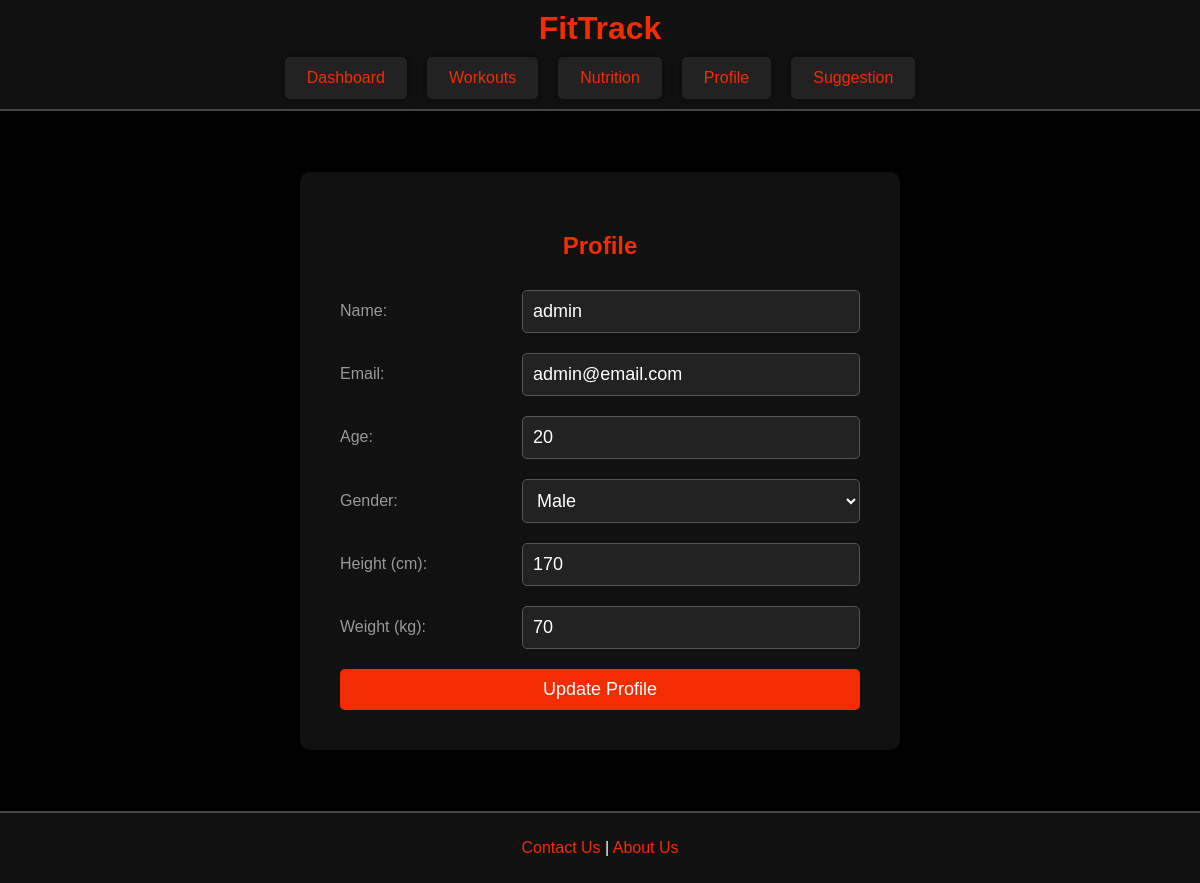
The app's page /profile.php (signed in) with its own data.
### tables this page shows
CREATE TABLE `personal_details` (
  `id` int(11) NOT NULL,
  `user_id` int(11) NOT NULL,
  `height` float DEFAULT NULL,
  `weight` float DEFAULT NULL,
  `age` int(11) DEFAULT NULL,
  `gender` enum('Male','Female','Other') DEFAULT NULL
);

CREATE TABLE `users` (
  `id` int(11) NOT NULL,
  `name` varchar(255) NOT NULL,
  `email` varchar(255) NOT NULL,
  `username` varchar(255) NOT NULL,
  `password` varchar(255) NOT NULL,
  `goal` enum('weight_loss','muscle_gain','maintenance') DEFAULT 'maintenance'
);

### profile.php (the view, shortened to what this page needs)
<?php
require 'db.php';
$user_id = $_SESSION['user_id'];
$sql = "
    SELECT
        u.name,
        u.email,
        pd.age,
        pd.gender,
        pd.height,
        pd.weight
    FROM users u
    LEFT JOIN personal_details pd ON u.id = pd.user_id
    WHERE u.id = ?
";
$stmt = $conn->prepare($sql);
$stmt->bind_param("i", $user_id);
$stmt->execute();
$result = $stmt->get_result();
$user_data = $result->fetch_assoc();
$name = $user_data['name'] ?? '';
$email = $user_data['email'] ?? '';
$age = $user_data['age'] ?? '';
$gender = $user_data['gender'] ?? '';
$height = $user_data['height'] ?? '';
$weight = $user_data['weight'] ?? '';
?>
<!DOCTYPE html>
<html lang="en">
<head>
    <link rel="stylesheet" href="styles/profile.css">
</head>
<body>
    <div class="header">
        <h1>FitTrack</h1>
        <nav>
            <ul>
                <li><a href="dashboard.php">Dashboard</a></li>
                <li><a href="workouts.php">Workouts</a></li>
                <li><a href="nutrition.php">Nutrition</a></li>
                <li><a href="profile.php">Profile</a></li>
                <li><a href="suggest.php">Suggestion</a></li>
            </ul>
        </nav>
    </div>
    <div class="container">
        <div class="login-box">
            <h2>Profile</h2>
            <form action="profile.php" method="post">
                <div class="textbox">
                    <label for="name">Name:</label>
                    <input type="text" id="name" name="name" value="<?php echo htmlspecialchars($name); ?>" disabled>
                </div>
                <div class="textbox">
                    <label for="email">Email:</label>
                    <input type="email" id="email" name="email" value="<?php echo htmlspecialchars($email); ?>" disabled>
                </div>
                <div class="textbox">
                    <label for="age">Age:</label>
                    <input type="number" id="age" name="age" value="<?php echo htmlspecialchars($age); ?>" required>
                </div>
                <div class="textbox">
                    <label for="gender">Gender:</label>
                    <select id="gender" name="gender" required>
                        <option value="male" <?php if ($gender == 'male') echo 'selected'; ?>>Male</option>
                    </select>
                </div>
                <div class="textbox">
                    <label for="height">Height (cm):</label>
                    <input type="number" id="height" name="height" value="<?php echo htmlspecialchars($height); ?>" required>
                </div>
                <div class="textbox">
                    <label for="weight">Weight (kg):</label>
                    <input type="number" id="weight" name="weight" value="<?php echo htmlspecialchars($weight); ?>" required>
                </div>
                <button type="submit" class="btn">Update Profile</button>
            </form>
        </div>
    </div>
    <div class="footer">
    <p><a href="contactus.php">Contact Us</a> | <a href="aboutus.php">About Us</a></p>
    </div>
</body>
</html>

### Styles/profile.css (style rules this page uses)
body { margin: 0; padding: 0; font-family: Arial, Helvetica, sans-serif; background-color: #000; background-image: url('https://e1.pxfuel.com/desktop-wallpaper/195/334/desktop-wallpaper-black-granite-backgrounds-texture.jpg'); background-size: cover; background-position: center; color: #fff; }
body { font-family: Arial, Helvetica, sans-serif; background-color: #000; color: #fff; }
.header { background-color: #111; padding: 10px 0; text-align: center; border-bottom: 2px solid #444; }
.header h1 { margin: 0; font-size: 2rem; margin-bottom: 10px; color: #F42C04; }
.header nav ul { list-style-type: none; padding: 0; margin: 0; display: flex; justify-content: center; gap: 20px; }
.header nav ul li { display: inline; padding: 10px 20px; border: 2px solid transparent; border-radius: 5px; transition: border-color 0.3s, background-color 0.3s, transform 0.3s; background-color: #222; box-shadow: 0 0 10px rgba(0, 0, 0, 0.5); }
.header nav ul li a { color: #F42C04; text-decoration: none; font-size: 1rem; transition: color 0.3s; }
.container { display: flex; justify-content: center; align-items: center; height: calc(100vh - 100px); }
.login-box { background-color: #111; padding: 40px; border-radius: 10px; box-shadow: 0 0 10px 0 #000; text-align: center; width: calc(100% - 384px); max-width: 600px; box-sizing: border-box; }
.login-box h2 { margin-bottom: 30px; font-size: 1.5rem; color: #F42C04; }
.textbox { margin-bottom: 20px; width: 100%; display: flex; align-items: center; justify-content: space-between; }
.textbox label { width: 30%; text-align: left; color: #999; }
.textbox input, .textbox select { width: 65%; padding: 10px; background: #222; border: 1px solid #555; outline: none; color: #fff; font-size: 18px; border-radius: 5px; box-sizing: border-box; transition: border 0.3s, transform 0.3s, box-shadow 0.3s; }
.btn { width: 100%; background: #F42C04; border: none; padding: 10px; cursor: pointer; font-size: 18px; color: #fff; border-radius: 5px; transition: background 0.3s, transform 0.3s; }
.footer { background-color: #111; text-align: center; border-top: 2px solid #444; padding: 10px 0; box-shadow: 0 -2px 10px rgba(0, 0, 0, 0.5); }
.footer a { color: #F42C04; text-decoration: none; transition: transform 0.3s; }

### records on screen
personal_details: name "admin", email "admin@email.com", age "20", height "170", weight "70"
